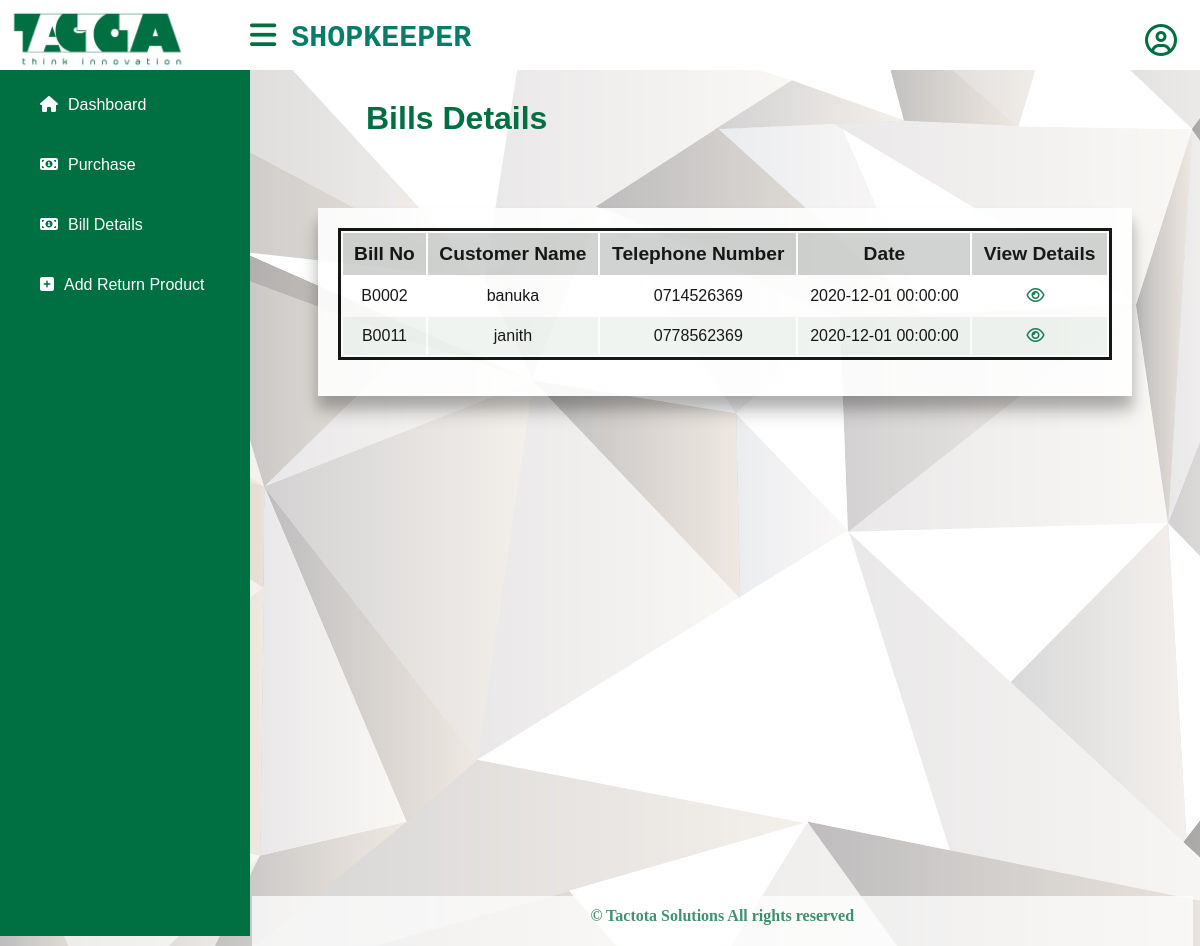
Screenshot of /views/purchased_bills_details.php with the database file from the repository.
### tables this page shows
CREATE TABLE `bill` (
  `bill_no` varchar(30) NOT NULL,
  `date_time` datetime NOT NULL,
  `amount` float NOT NULL,
  `payment_method` varchar(30) NOT NULL,
  `emp_id` varchar(30) NOT NULL
);

CREATE TABLE `purchase` (
  `bill_no` varchar(30) NOT NULL,
  `item_id` int(30) NOT NULL,
  `cust_id` varchar(30) NOT NULL
);

CREATE TABLE `customer` (
  `cust_id` varchar(30) NOT NULL,
  `cust_name` varchar(50) NOT NULL,
  `email_address` varchar(30) NOT NULL,
  `cust_address` varchar(50) NOT NULL
);

CREATE TABLE `cust_telephone` (
  `cust_id` varchar(30) NOT NULL,
  `telephone_no` varchar(10) NOT NULL
);

### model/database.php (called while the page is built, shortened)
<?php
class database
{
    private static $_instance;
    private $_connection;
    public static function getInstance() {
        if(!isset(self::$_instance)) {
            self::$_instance = new self();
        }
        return self::$_instance;
    }
    private function __construct() {
        $this->_connection = new mysqli(host, username, password, dbname);
    }
    public function getConnection() {
        return $this->_connection;
    }
}

### controller/sales.php (called while the page is built, shortened)
<?php
require_once("../model/sales_model.php");
class sales
{
    public function __construct()
    {
        $this->sale = new sales_model();
    }
    public function display_customers_details(){
        return $this->sale->view_customers();
    }
}

### model/sales_model.php (called while the page is built, shortened)
<?php
require_once("database.php");
class sales_model
{
    public function __construct() {
        $this->mysqli = database::getInstance()->getConnection();
    }
    public function view_customers(){
        $query = $this->mysqli->query("SELECT purchase.bill_no,customer.cust_name,cust_telephone.telephone_no,bill.date_time from bill INNER JOIN purchase ON bill.bill_no=purchase.bill_no INNER JOIN customer ON purchase.cust_id=customer.cust_id INNER JOIN cust_telephone ON customer.cust_id=cust_telephone.cust_id");
        while ($row = $query->fetch_assoc()) {
            $result[] = $row;
        }
      return $result;
    }
}

### model/authenitication_model.php (called while the page is built, shortened)
<?php
   require_once("database.php");
class authenitication_model{
    public function get_username($id){
        $result = "";
            return $result;
    }
}

### views/purchased_bills_details.php (the view)
<?php
   include 'shopkeeper_sidebar.php';
   require '../controller/sales.php';
   $data=new sales();
   $sql=$data->display_customers_details();
?>
<head>
<link rel="stylesheet" href="../public/css/update.css">
</head>
<div class="content" style="width:auto;">
    <h1 id="tbl-heading">Bills Details</h1><br/>
    <div class="view-tbl">
       <table>
            <thead>
                <tr>
                    <th>Bill No</th>
                    <th>Customer Name</th>
                    <th>Telephone Number</th>
                    <th>Date</th>
                    <th>View Details</th>
                </tr>
            </thead>
            <tbody>
            <?php
            foreach ($sql as $k => $v)
            {
                ?>
                <tr>
                    <td><?php echo $sql[$k]["bill_no"] ?></td>
		            <td><?php echo $sql[$k]["cust_name"] ?></td>
                    <td><?php echo $sql[$k]["telephone_no"] ?></td>
                    <td><?php echo $sql[$k]["date_time"] ?></td>
                    <td><a href="../views/bill_details.php" class="view" title="view"><i class="fa fa-eye" aria-hidden="true" id="tbl-icon">&nbsp&nbsp</i></a></td>
                </tr>
                <?php
            } ?>
            </tbody>
       </table>
    </div>
    <div class="footer"  style="margin-top:500px;">
		<p>© Tactota Solutions All rights reserved </p>
    </div>
</div>

### public/css/style1.css (style rules this page uses)
body { margin: 0; padding: 0; font-family: "Roboto", sans-serif; background-image: url(../images/12.jpg); }
a { text-decoration:none; }
.content { width: calc(100% ); margin-top: 60px; padding: 20px; margin-left: 250px; background-position: center; background-size: cover; height: 100vh; transition: 0.5s; }

### public/css/view_user.css (style rules this page uses)
body { background-color:rgb(238, 238, 238); }
#tbl-heading { margin-left:3em; font-family: 'Trebuchet MS', 'Lucida Sans Unicode', 'Lucida Grande', 'Lucida Sans', Arial, sans-serif; text-align: left; color: #007042; font-weight: bold; margin-top: 20px; margin-bottom: 20px; font-size: 2em; }
.view-tbl table { border: 3px solid #000; width: 100%; margin-bottom: 1rem; }
.view-tbl tbody tr:nth-child(odd) { background-color: #fff; }
.view-tbl tbody tr:nth-child(even) { background-color: #eef3ef; }
.view-tbl th { font-size: 1.2em; padding:10px; background-color:#cccfcd; font-family: 'Trebuchet MS', 'Lucida Sans Unicode', 'Lucida Grande', 'Lucida Sans', Arial, sans-serif; }
.view-tbl td { font-size: 1em; padding: 10px; text-align: center; outline: none; font-family: 'Trebuchet MS', 'Lucida Sans Unicode', 'Lucida Grande', 'Lucida Sans', Arial, sans-serif; }
.view-tbl { box-shadow: 0 12px 12px 0 rgba(0, 0, 0, 0.2), 0 16px 20px 0 rgba(0, 0, 0, 0.19); display: flex; margin: 2em auto; background:#ffffff; background-size: cover; border:none; width:85%; padding: 20px; align-items: center; text-align: center; opacity: 90%; }
#tbl-icon { color:#007042; }
.footer { opacity: 0.75; text-align: center; color:#007042; font-weight: bolder; width:103.4%; background:white; height:50px; margin-left: -2%; margin-top:280px ; font-family: 'Times New Roman', Times, serif; }

### public/css/shopkeeper.css (style rules this page uses)
* { box-sizing: content-box; }
p { padding-top: 1.2%; }

### rows the page displays
bill: purchase.bill_no "B0002", customer.cust_name "banuka", cust_telephone.telephone_no "0714526369", date_time "2020-12-01 00:00:00"
bill: purchase.bill_no "B0011", customer.cust_name "janith", cust_telephone.telephone_no "0778562369", date_time "2020-12-01 00:00:00"
